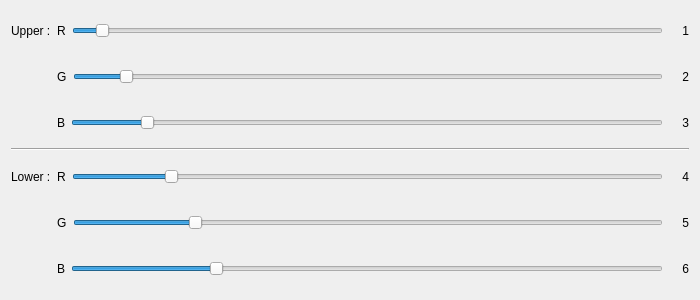
<?xml version="1.0" encoding="UTF-8"?>
<ui version="4.0">
 <class>Ui_ChangecolorspaceWindow</class>
 <widget class="QWidget" name="Ui_ChangecolorspaceWindow">
  <property name="geometry">
   <rect>
    <x>0</x>
    <y>0</y>
    <width>700</width>
    <height>300</height>
   </rect>
  </property>
  <property name="windowTitle">
   <string notr="true">Change_colorspace</string>
  </property>
  <layout class="QVBoxLayout" name="verticalLayout_4">
   <item>
    <layout class="QHBoxLayout" name="u_r_horizontalLayout">
     <item>
      <widget class="QLabel" name="Upper_label">
       <property name="enabled">
        <bool>true</bool>
       </property>
       <property name="sizePolicy">
        <sizepolicy hsizetype="Minimum" vsizetype="Preferred">
         <horstretch>0</horstretch>
         <verstretch>0</verstretch>
        </sizepolicy>
       </property>
       <property name="minimumSize">
        <size>
         <width>40</width>
         <height>0</height>
        </size>
       </property>
       <property name="text">
        <string notr="true">Upper :</string>
       </property>
      </widget>
     </item>
     <item>
      <widget class="QLabel" name="u_r">
       <property name="text">
        <string notr="true">R</string>
       </property>
      </widget>
     </item>
     <item>
      <widget class="QSlider" name="u_r_Slider">
       <property name="maximum">
        <number>250</number>
       </property>
       <property name="value">
        <number>10</number>
       </property>
       <property name="orientation">
        <enum>Qt::Horizontal</enum>
       </property>
      </widget>
     </item>
     <item>
      <widget class="QLabel" name="u_r_v">
       <property name="enabled">
        <bool>true</bool>
       </property>
       <property name="sizePolicy">
        <sizepolicy hsizetype="Minimum" vsizetype="Preferred">
         <horstretch>0</horstretch>
         <verstretch>0</verstretch>
        </sizepolicy>
       </property>
       <property name="minimumSize">
        <size>
         <width>20</width>
         <height>0</height>
        </size>
       </property>
       <property name="text">
        <string notr="true">1</string>
       </property>
       <property name="alignment">
        <set>Qt::AlignRight|Qt::AlignTrailing|Qt::AlignVCenter</set>
       </property>
      </widget>
     </item>
    </layout>
   </item>
   <item>
    <layout class="QHBoxLayout" name="u_g_horizontalLayout">
     <item>
      <spacer name="u_g_horizontalSpacer">
       <property name="orientation">
        <enum>Qt::Horizontal</enum>
       </property>
       <property name="sizeType">
        <enum>QSizePolicy::Minimum</enum>
       </property>
       <property name="sizeHint" stdset="0">
        <size>
         <width>46</width>
         <height>20</height>
        </size>
       </property>
      </spacer>
     </item>
     <item>
      <widget class="QLabel" name="u_g">
       <property name="text">
        <string notr="true">G</string>
       </property>
      </widget>
     </item>
     <item>
      <widget class="QSlider" name="u_g_Slider">
       <property name="maximum">
        <number>250</number>
       </property>
       <property name="value">
        <number>20</number>
       </property>
       <property name="orientation">
        <enum>Qt::Horizontal</enum>
       </property>
      </widget>
     </item>
     <item>
      <widget class="QLabel" name="u_g_v">
       <property name="sizePolicy">
        <sizepolicy hsizetype="Minimum" vsizetype="Preferred">
         <horstretch>0</horstretch>
         <verstretch>0</verstretch>
        </sizepolicy>
       </property>
       <property name="minimumSize">
        <size>
         <width>20</width>
         <height>0</height>
        </size>
       </property>
       <property name="text">
        <string notr="true">2</string>
       </property>
       <property name="alignment">
        <set>Qt::AlignRight|Qt::AlignTrailing|Qt::AlignVCenter</set>
       </property>
      </widget>
     </item>
    </layout>
   </item>
   <item>
    <layout class="QHBoxLayout" name="u_b_horizontalLayout">
     <item>
      <spacer name="u_b_horizontalSpacer">
       <property name="orientation">
        <enum>Qt::Horizontal</enum>
       </property>
       <property name="sizeType">
        <enum>QSizePolicy::Minimum</enum>
       </property>
       <property name="sizeHint" stdset="0">
        <size>
         <width>46</width>
         <height>20</height>
        </size>
       </property>
      </spacer>
     </item>
     <item>
      <widget class="QLabel" name="u_b">
       <property name="text">
        <string notr="true">B</string>
       </property>
      </widget>
     </item>
     <item>
      <widget class="QSlider" name="u_b_Slider">
       <property name="maximum">
        <number>250</number>
       </property>
       <property name="value">
        <number>30</number>
       </property>
       <property name="orientation">
        <enum>Qt::Horizontal</enum>
       </property>
      </widget>
     </item>
     <item>
      <widget class="QLabel" name="u_b_v">
       <property name="sizePolicy">
        <sizepolicy hsizetype="Minimum" vsizetype="Preferred">
         <horstretch>0</horstretch>
         <verstretch>0</verstretch>
        </sizepolicy>
       </property>
       <property name="minimumSize">
        <size>
         <width>20</width>
         <height>0</height>
        </size>
       </property>
       <property name="text">
        <string notr="true">3</string>
       </property>
       <property name="alignment">
        <set>Qt::AlignRight|Qt::AlignTrailing|Qt::AlignVCenter</set>
       </property>
      </widget>
     </item>
    </layout>
   </item>
   <item>
    <widget class="Line" name="line">
     <property name="orientation">
      <enum>Qt::Horizontal</enum>
     </property>
    </widget>
   </item>
   <item>
    <layout class="QHBoxLayout" name="l_r_horizontalLayout">
     <item>
      <widget class="QLabel" name="Lower_label">
       <property name="sizePolicy">
        <sizepolicy hsizetype="Minimum" vsizetype="Preferred">
         <horstretch>0</horstretch>
         <verstretch>0</verstretch>
        </sizepolicy>
       </property>
       <property name="minimumSize">
        <size>
         <width>40</width>
         <height>0</height>
        </size>
       </property>
       <property name="text">
        <string notr="true">Lower :</string>
       </property>
      </widget>
     </item>
     <item>
      <widget class="QLabel" name="l_r">
       <property name="text">
        <string notr="true">R</string>
       </property>
      </widget>
     </item>
     <item>
      <widget class="QSlider" name="l_r_Slider">
       <property name="maximum">
        <number>250</number>
       </property>
       <property name="value">
        <number>40</number>
       </property>
       <property name="orientation">
        <enum>Qt::Horizontal</enum>
       </property>
      </widget>
     </item>
     <item>
      <widget class="QLabel" name="l_r_v">
       <property name="sizePolicy">
        <sizepolicy hsizetype="Minimum" vsizetype="Preferred">
         <horstretch>0</horstretch>
         <verstretch>0</verstretch>
        </sizepolicy>
       </property>
       <property name="minimumSize">
        <size>
         <width>20</width>
         <height>0</height>
        </size>
       </property>
       <property name="text">
        <string notr="true">4</string>
       </property>
       <property name="alignment">
        <set>Qt::AlignRight|Qt::AlignTrailing|Qt::AlignVCenter</set>
       </property>
      </widget>
     </item>
    </layout>
   </item>
   <item>
    <layout class="QHBoxLayout" name="l_g_horizontalLayout">
     <item>
      <spacer name="l_g_horizontalSpacer">
       <property name="orientation">
        <enum>Qt::Horizontal</enum>
       </property>
       <property name="sizeType">
        <enum>QSizePolicy::Minimum</enum>
       </property>
       <property name="sizeHint" stdset="0">
        <size>
         <width>46</width>
         <height>20</height>
        </size>
       </property>
      </spacer>
     </item>
     <item>
      <widget class="QLabel" name="l_g">
       <property name="text">
        <string notr="true">G</string>
       </property>
      </widget>
     </item>
     <item>
      <widget class="QSlider" name="l_g_Slider">
       <property name="maximum">
        <number>250</number>
       </property>
       <property name="value">
        <number>50</number>
       </property>
       <property name="orientation">
        <enum>Qt::Horizontal</enum>
       </property>
      </widget>
     </item>
     <item>
      <widget class="QLabel" name="l_g_v">
       <property name="sizePolicy">
        <sizepolicy hsizetype="Minimum" vsizetype="Preferred">
         <horstretch>0</horstretch>
         <verstretch>0</verstretch>
        </sizepolicy>
       </property>
       <property name="minimumSize">
        <size>
         <width>20</width>
         <height>0</height>
        </size>
       </property>
       <property name="text">
        <string notr="true">5</string>
       </property>
       <property name="alignment">
        <set>Qt::AlignRight|Qt::AlignTrailing|Qt::AlignVCenter</set>
       </property>
      </widget>
     </item>
    </layout>
   </item>
   <item>
    <layout class="QHBoxLayout" name="l_b_horizontalLayout">
     <item>
      <spacer name="l_b_horizontalSpacer">
       <property name="orientation">
        <enum>Qt::Horizontal</enum>
       </property>
       <property name="sizeType">
        <enum>QSizePolicy::Minimum</enum>
       </property>
       <property name="sizeHint" stdset="0">
        <size>
         <width>46</width>
         <height>20</height>
        </size>
       </property>
      </spacer>
     </item>
     <item>
      <widget class="QLabel" name="l_b">
       <property name="text">
        <string notr="true">B</string>
       </property>
      </widget>
     </item>
     <item>
      <widget class="QSlider" name="l_b_Slider">
       <property name="maximum">
        <number>250</number>
       </property>
       <property name="value">
        <number>60</number>
       </property>
       <property name="orientation">
        <enum>Qt::Horizontal</enum>
       </property>
      </widget>
     </item>
     <item>
      <widget class="QLabel" name="l_b_v">
       <property name="sizePolicy">
        <sizepolicy hsizetype="Minimum" vsizetype="Preferred">
         <horstretch>0</horstretch>
         <verstretch>0</verstretch>
        </sizepolicy>
       </property>
       <property name="minimumSize">
        <size>
         <width>20</width>
         <height>0</height>
        </size>
       </property>
       <property name="text">
        <string notr="true">6</string>
       </property>
       <property name="alignment">
        <set>Qt::AlignRight|Qt::AlignTrailing|Qt::AlignVCenter</set>
       </property>
      </widget>
     </item>
    </layout>
   </item>
  </layout>
 </widget>
 <resources/>
 <connections/>
</ui>
